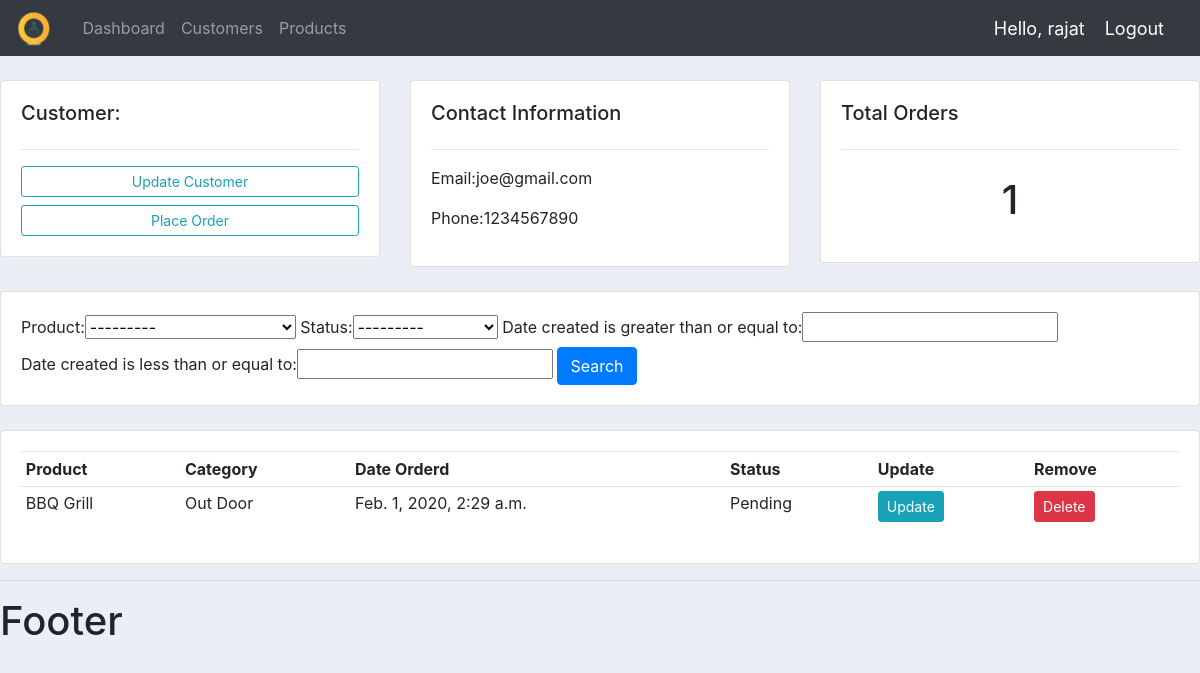
The app's page /accounts/customers/1/ (signed in), older data.
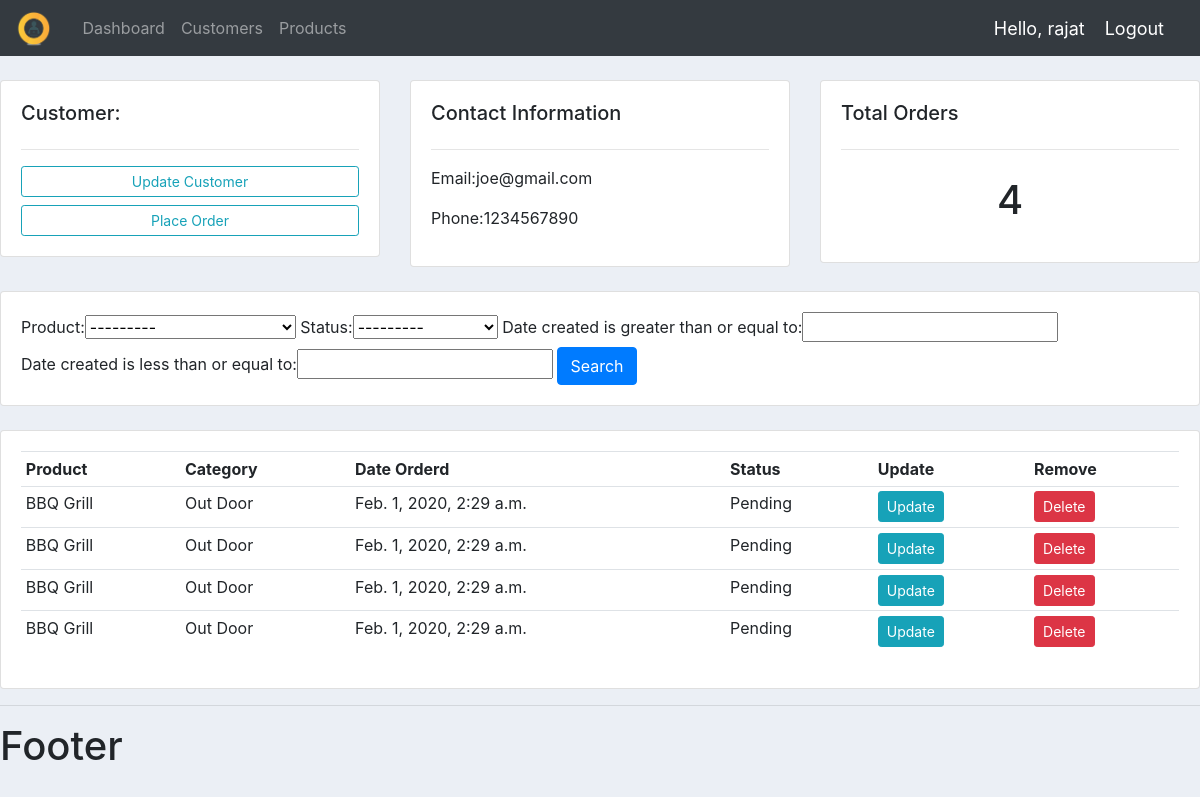
The same page, newer data.
### accounts/models.py (models this page shows, shortened)
class Customer(models.Model):
    name = models.CharField(max_length=200, null=True)
    phone = models.CharField(max_length=200, null=True)
    email = models.CharField(max_length=200, null=True)
    date_created = models.DateTimeField(auto_now_add=True, null=True)

class Order(models.Model):
    status = (
        ('Pending', 'Pending'),
        ('Out For Delivery', 'Out For Delivery'),
        ('Delivered', 'Delivered')
    )
    customer = models.ForeignKey(Customer, null=True, on_delete=models.SET_NULL)
    product = models.ForeignKey(Product, null=True, on_delete=models.SET_NULL)
    date_created = models.DateTimeField(auto_now_add=True, null=True)
    status = models.CharField(max_length=200, null=True, choices=status)

class Product(models.Model):
    category = (
        ('Indoor', 'Indoor'),
        ('Out Door', 'Out Door')
    )
    name = models.CharField(max_length=200, null=True)
    prize = models.FloatField(null=True)
    category = models.CharField(max_length=200, null=True,choices=category)
    description = models.CharField(max_length=200, null=True, blank=True)
    date_created = models.DateTimeField(auto_now_add=True, null=True)
    tags = models.ManyToManyField(Tag)
    def __str__(self):
        return self.name+"      "+str(self.prize)+"      "+self.category

### accounts/views.py (the view)
# urls.py: path('customers/<str:id>/', views.customers, name="customers"),
@login_required(login_url='login')
def customers(request, id):
    customer = Customer.objects.get(id=id)
    orders = customer.order_set.all();
    totalOrders = orders.count();
    myFilter = OrderFilter(request.GET, queryset=orders)
    orders = myFilter.qs
    context = {
        'customer': customer,
        'orders': orders,
        'totalOrders': totalOrders,
        'myFilter': myFilter
    }
    return render(request, 'accounts/customer.html', context)

### accounts/templates/accounts/customer.html
{% extends 'accounts/main.html' %}
{% block content %}
    <br>
    <div class="row">
        <div class="col-md">
            <div class="card card-body">
                <h5>Customer:</h5>
                <hr>
                <a class="btn btn-outline-info  btn-sm btn-block" href="">Update Customer</a>
                <a class="btn btn-outline-info  btn-sm btn-block" href="{% url 'create_order'  customer.id %}">Place Order</a>
            </div>
        </div>
        <div class="col-md">
            <div class="card card-body">
                <h5>Contact Information</h5>
                <hr>
                <p>Email:{{customer.email}}</p>
                <p>Phone:{{ customer.phone }}</p>
            </div>
        </div>
        <div class="col-md">
            <div class="card card-body">
                <h5>Total Orders</h5>
                <hr>
                <h1 style="text-align: center;padding: 10px">{{ totalOrders }}</h1>
            </div>
        </div>
    </div>
    <br>
    <div class="row">
        <div class="col">
            <div class="card card-body">
                <form method="get">
                    {{ myFilter.form }}
                    <button class="btn btn-primary" type="submit">Search</button>
              </form>
            </div>
        </div>
    </div>
    <br>
    <div class="row">
        <div class="col-md">
            <div class="card card-body">
                <table class="table table-sm">
                    <tr>
                        <th>Product</th>
                        <th>Category</th>
                        <th>Date Orderd</th>
                        <th>Status</th>
                        <th>Update</th>
                        <th>Remove</th>
                    </tr>
                    {% for order in orders %}
                        <tr>
                            <td>{{ order.product.name }}</td>
                            <td>{{ order.product.category }}</td>
                            <td>{{ order.product.date_created }}</td>
                            <td>{{ order.status }}</td>
                            <td><a href="{% url 'update_order' order.id %}" class="btn btn-sm btn-info">Update</a></td>
                        <td><a href="{% url 'delete_order' order.id %}" class="btn btn-sm btn-danger">Delete</a></td>
                        </tr>
                    {% endfor %}
                </table>
            </div>
        </div>
    </div>
{% endblock %}

### accounts/templates/accounts/main.html (shortened to what this page needs)
{% load static %}
<!DOCTYPE html>
<html lang="en">
<head>
    <link rel="stylesheet" href="https://maxcdn.bootstrapcdn.com/bootstrap/4.0.0/css/bootstrap.min.css">
    <link rel="stylesheet" href="{% static '/css/main.css' %}">
</head>
<body>
    {% include 'accounts/navbar.html' %}
    {% block content %}
    {% endblock %}
    {% include 'accounts/footer.html' %}
</body>
</html>

### accounts/templates/accounts/navbar.html (shortened to what this page needs)
{% load static %}
<nav class="navbar navbar-expand-lg navbar-dark bg-dark">
  <a class="navbar-brand" href="#"><img id="logo" src="{% static '/images/logo.png' %}"></a>
  <div class="collapse navbar-collapse" id="navbarNavAltMarkup">
    <div class="navbar-nav">
      <a class="nav-item nav-link" href="{% url 'home' %}">Dashboard</a>
      <a class="nav-item nav-link" href="#">Customers</a>
      <a class="nav-item nav-link" href="{% url 'products' %}">Products</a>
    </div>
  </div>
    <span class="hello-msg">Hello, {{ request.user }}</span>
    <span><a class="hello-msg" href="{% url 'logout' %}">Logout</a></span>
</nav>

### accounts/templates/accounts/footer.html
<hr>
    <h1>Footer</h1>

### Static/css/main.css (style rules this page uses)
#logo { height: 100%; width: 100%; }
.navbar-brand { display: inline-block; height: 3%; width: 3%; margin: 0; padding:0; margin-right: 2%; }
body { background-color: #ebeff5; }

### accounts/templates/accounts/navbar.html (style rules this page uses)
.hello-msg { font-size: 18px; color: #fff; margin-right: 20px; }

Row changes from the older to the newer data that the page shows:
added Order: product.name "BBQ Grill", product.category "Out Door", product.date_created "Feb. 1, 2020, 2:29 a.m.", status "Pending"
added Order: product.name "BBQ Grill", product.category "Out Door", product.date_created "Feb. 1, 2020, 2:29 a.m.", status "Pending"
added Order: product.name "BBQ Grill", product.category "Out Door", product.date_created "Feb. 1, 2020, 2:29 a.m.", status "Pending"
Text that changed along with them:
{{ totalOrders }}: "1" → "4"
